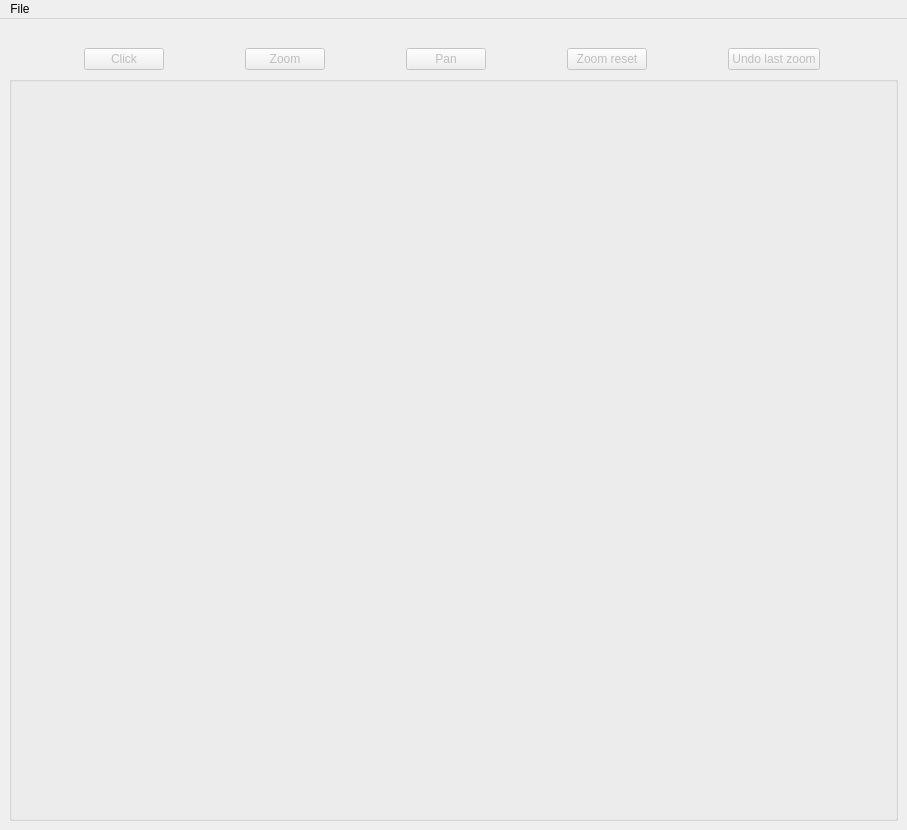
<?xml version="1.0" encoding="UTF-8"?>
<ui version="4.0">
 <class>QuickSpec</class>
 <widget class="QMainWindow" name="QuickSpec">
  <property name="geometry">
   <rect>
    <x>0</x>
    <y>0</y>
    <width>907</width>
    <height>830</height>
   </rect>
  </property>
  <property name="windowTitle">
   <string>QuickSpec</string>
  </property>
  <widget class="QWidget" name="centralwidget">
   <layout class="QGridLayout" name="gridLayout_2">
    <item row="0" column="2">
     <layout class="QGridLayout" name="gridLayout">
      <item row="1" column="0">
       <layout class="QHBoxLayout" name="horizontalLayout_4">
        <item>
         <widget class="QPushButton" name="clickNormalButton">
          <property name="enabled">
           <bool>false</bool>
          </property>
          <property name="sizePolicy">
           <sizepolicy hsizetype="Fixed" vsizetype="Fixed">
            <horstretch>0</horstretch>
            <verstretch>0</verstretch>
           </sizepolicy>
          </property>
          <property name="focusPolicy">
           <enum>Qt::NoFocus</enum>
          </property>
          <property name="text">
           <string>Click</string>
          </property>
          <property name="checkable">
           <bool>true</bool>
          </property>
          <property name="autoExclusive">
           <bool>true</bool>
          </property>
         </widget>
        </item>
        <item>
         <widget class="QPushButton" name="zoomButton">
          <property name="enabled">
           <bool>false</bool>
          </property>
          <property name="sizePolicy">
           <sizepolicy hsizetype="Fixed" vsizetype="Fixed">
            <horstretch>0</horstretch>
            <verstretch>0</verstretch>
           </sizepolicy>
          </property>
          <property name="focusPolicy">
           <enum>Qt::NoFocus</enum>
          </property>
          <property name="text">
           <string>Zoom</string>
          </property>
          <property name="checkable">
           <bool>true</bool>
          </property>
          <property name="autoExclusive">
           <bool>true</bool>
          </property>
         </widget>
        </item>
        <item>
         <widget class="QPushButton" name="panButton">
          <property name="enabled">
           <bool>false</bool>
          </property>
          <property name="sizePolicy">
           <sizepolicy hsizetype="Fixed" vsizetype="Fixed">
            <horstretch>0</horstretch>
            <verstretch>0</verstretch>
           </sizepolicy>
          </property>
          <property name="focusPolicy">
           <enum>Qt::NoFocus</enum>
          </property>
          <property name="text">
           <string>Pan</string>
          </property>
          <property name="checkable">
           <bool>true</bool>
          </property>
          <property name="autoExclusive">
           <bool>true</bool>
          </property>
         </widget>
        </item>
        <item>
         <widget class="QPushButton" name="zoomResetButton">
          <property name="enabled">
           <bool>false</bool>
          </property>
          <property name="sizePolicy">
           <sizepolicy hsizetype="Fixed" vsizetype="Fixed">
            <horstretch>0</horstretch>
            <verstretch>0</verstretch>
           </sizepolicy>
          </property>
          <property name="focusPolicy">
           <enum>Qt::NoFocus</enum>
          </property>
          <property name="text">
           <string>Zoom reset</string>
          </property>
         </widget>
        </item>
        <item>
         <widget class="QPushButton" name="undoButton">
          <property name="enabled">
           <bool>false</bool>
          </property>
          <property name="sizePolicy">
           <sizepolicy hsizetype="Fixed" vsizetype="Fixed">
            <horstretch>0</horstretch>
            <verstretch>0</verstretch>
           </sizepolicy>
          </property>
          <property name="focusPolicy">
           <enum>Qt::NoFocus</enum>
          </property>
          <property name="text">
           <string>Undo last zoom</string>
          </property>
         </widget>
        </item>
       </layout>
      </item>
      <item row="0" column="0">
       <layout class="QHBoxLayout" name="horizontalLayout">
        <item>
         <widget class="QLabel" name="pathLabel">
          <property name="text">
           <string/>
          </property>
         </widget>
        </item>
       </layout>
      </item>
      <item row="3" column="0">
       <widget class="QGroupBox" name="middlePlot">
        <property name="sizePolicy">
         <sizepolicy hsizetype="MinimumExpanding" vsizetype="MinimumExpanding">
          <horstretch>0</horstretch>
          <verstretch>0</verstretch>
         </sizepolicy>
        </property>
        <property name="title">
         <string/>
        </property>
        <property name="alignment">
         <set>Qt::AlignLeading|Qt::AlignLeft|Qt::AlignVCenter</set>
        </property>
        <property name="flat">
         <bool>false</bool>
        </property>
       </widget>
      </item>
      <item row="2" column="0">
       <layout class="QHBoxLayout" name="horizontalLayout_2"/>
      </item>
     </layout>
    </item>
   </layout>
  </widget>
  <widget class="QMenuBar" name="menuBar">
   <property name="geometry">
    <rect>
     <x>0</x>
     <y>0</y>
     <width>907</width>
     <height>21</height>
    </rect>
   </property>
   <property name="nativeMenuBar">
    <bool>false</bool>
   </property>
   <widget class="QMenu" name="menuFile">
    <property name="title">
     <string>File</string>
    </property>
    <addaction name="actionLoad_Spec"/>
    <addaction name="actionSave_as_png"/>
   </widget>
   <addaction name="menuFile"/>
  </widget>
  <action name="actionLoad_Spec">
   <property name="text">
    <string>Load Spectrum/Spectra</string>
   </property>
  </action>
  <action name="actionSave_as_png">
   <property name="enabled">
    <bool>false</bool>
   </property>
   <property name="text">
    <string>Save as png</string>
   </property>
  </action>
  <action name="actionReset_window">
   <property name="text">
    <string>Reset window</string>
   </property>
  </action>
  <action name="actionClear_last_fitted_model">
   <property name="text">
    <string>Clear last fitted model</string>
   </property>
  </action>
  <action name="actionClear_fitted_models">
   <property name="text">
    <string>Clear fitted models</string>
   </property>
  </action>
  <action name="actionShow_fitted_data_parameters">
   <property name="text">
    <string>Show fitted data parameters</string>
   </property>
  </action>
  <action name="actionSave_fitted_data_from_model">
   <property name="text">
    <string>Save fitted data from model</string>
   </property>
  </action>
 </widget>
 <resources/>
 <connections/>
</ui>
